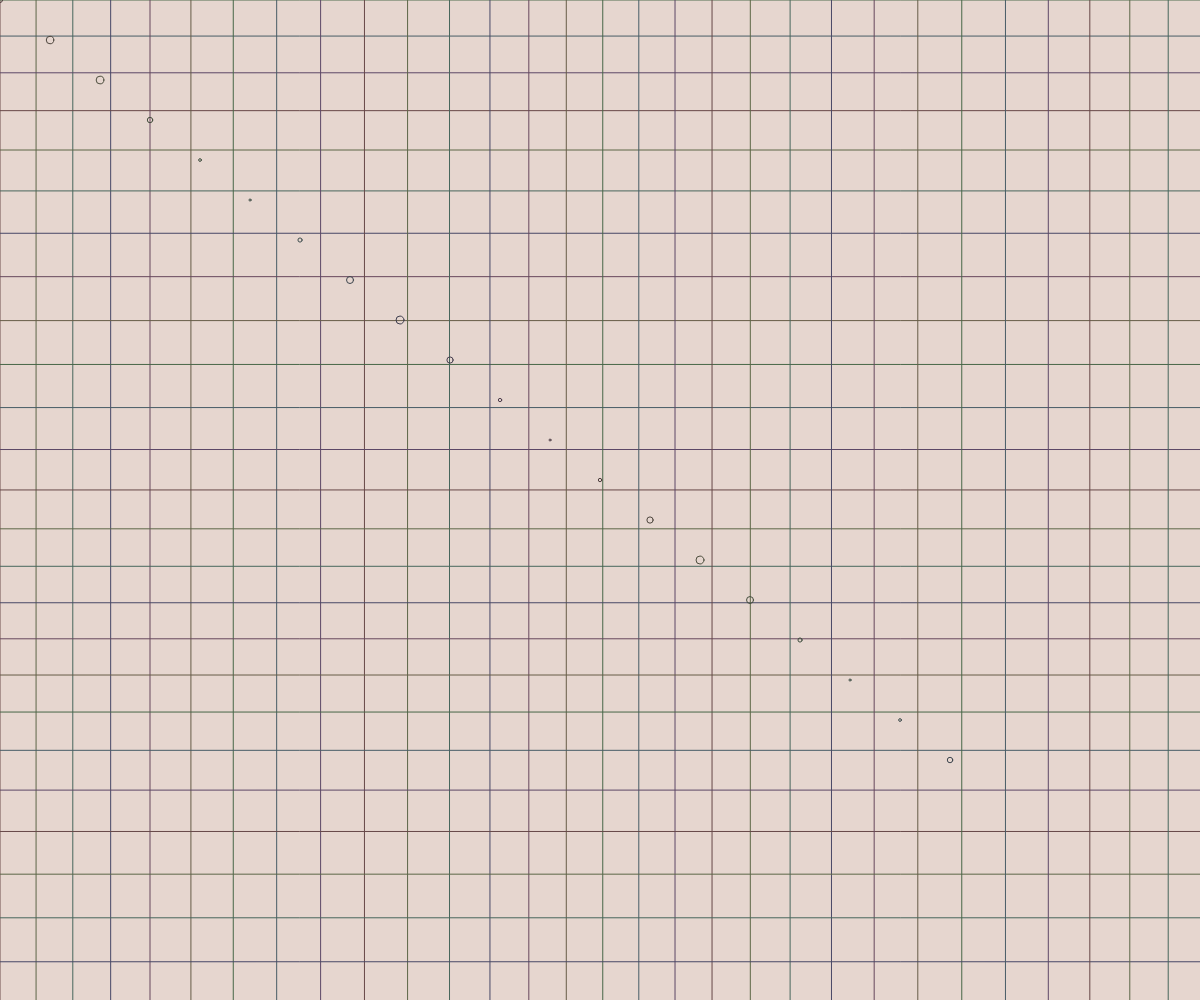
Frame 1 (no input)
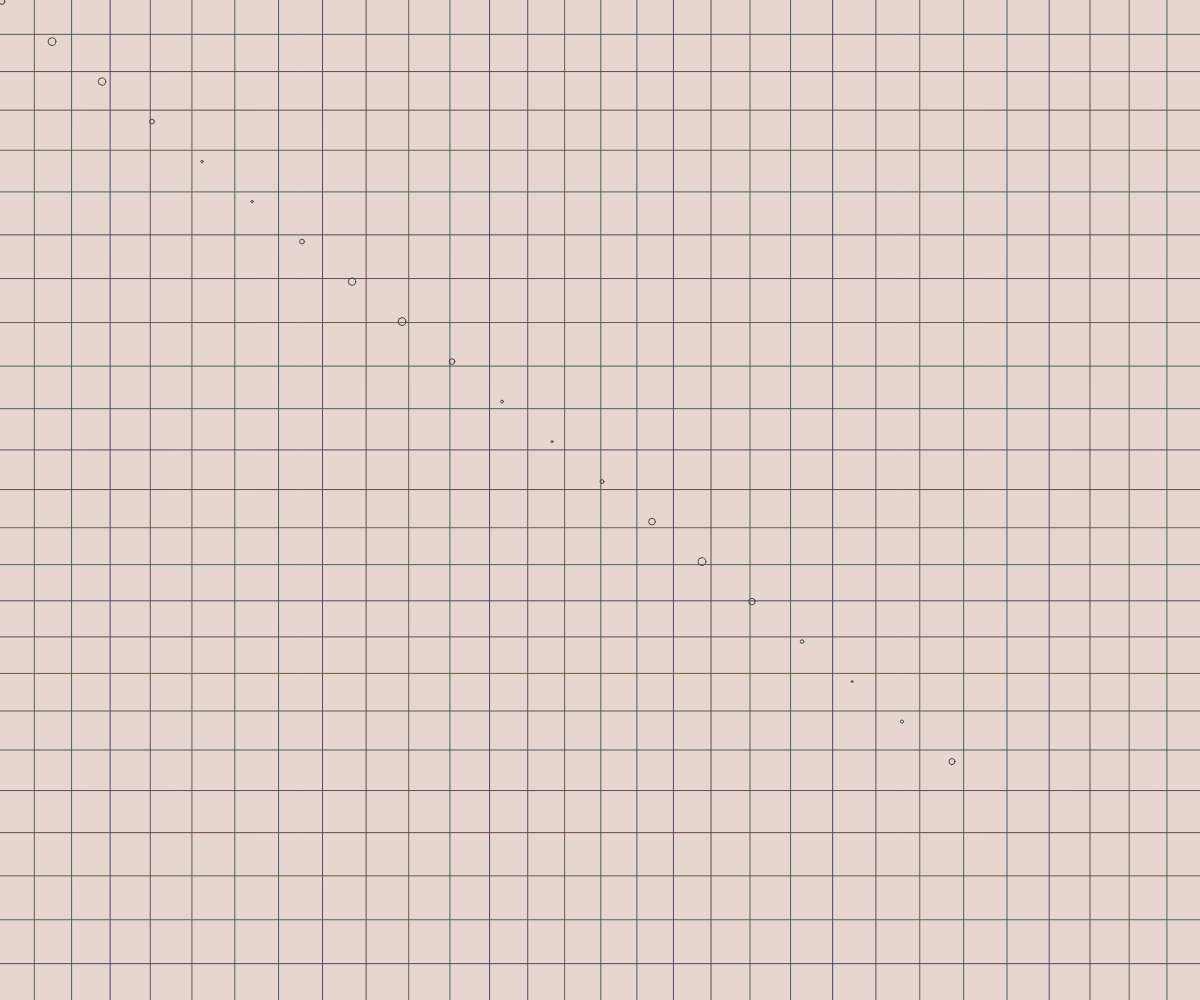
Frame 60 (no input)
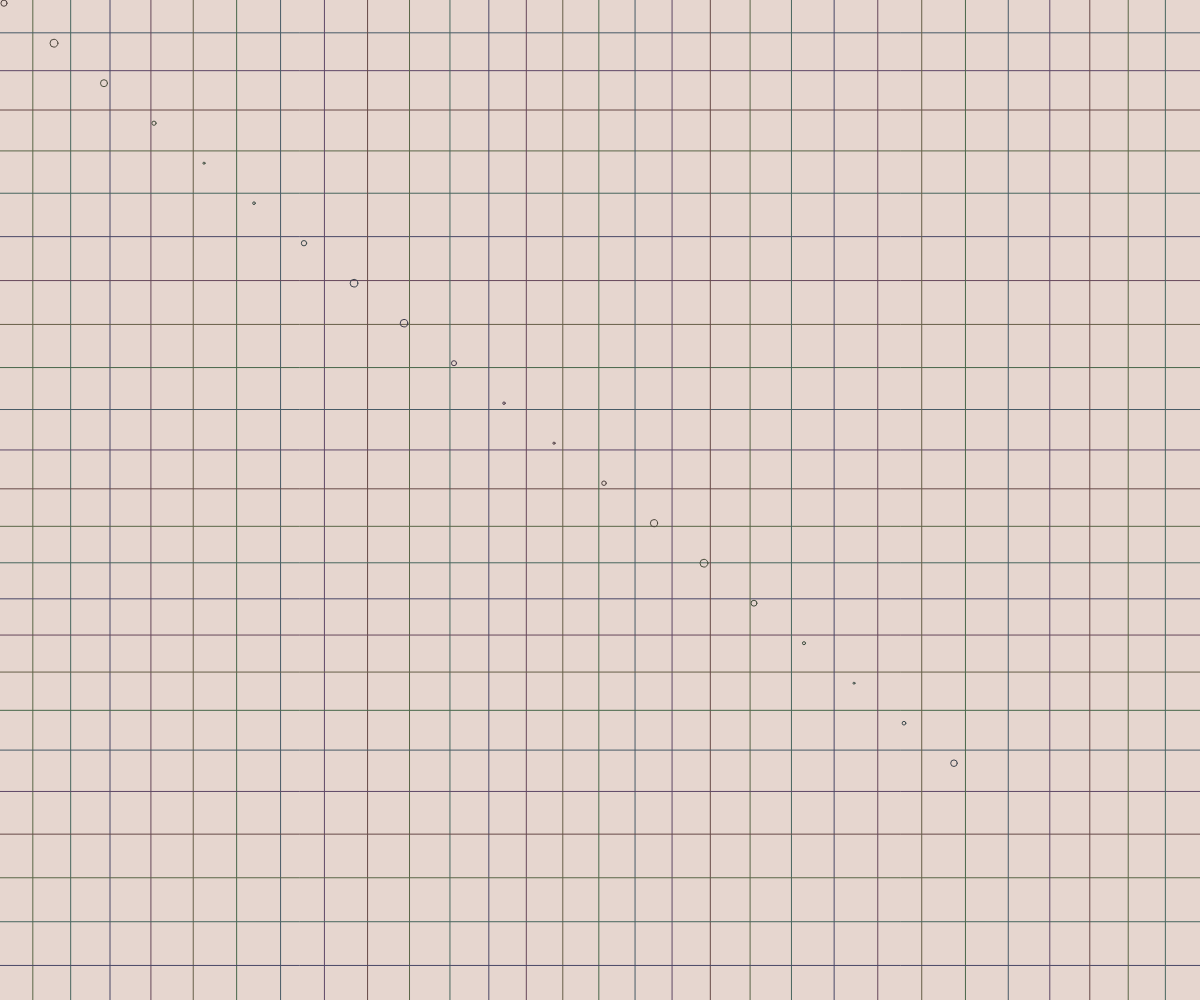
Frame 120 (the mouse pressed at the canvas centre since frame 60)

The p5.js sketch that drew these frames (run headless with seeded random() and noise() and a simulated clock; from frame 60 on, the mouse is pressed at the canvas centre):

// p5.js sketch
// ── sketch.js
function setup() {
  createCanvas(windowWidth, windowHeight);
  colorMode(HSB, 360, 100, 100, 1);
  noFill();
  strokeWeight(1);
}

function draw() {
  background(20, 10, 90); // muted earthy background

  let time = millis() * 0.0002; // slow time progression
  let spacing = 40;

  for (let i = 0; i < width + height; i += spacing) {
    let offset = sin(time + i * 0.01) * 10;
    let x1 = i - offset;
    let y1 = 0;
    let x2 = 0;
    let y2 = i - offset;
    
    // Draw vertical lines
    stroke((time * 10 + i * 2) % 360, 30, 40);
    line(x1, y1, x1, height);
    
    // Draw horizontal lines
    stroke((time * 10 + i * 2 + 120) % 360, 30, 40);
    line(x2, y2, width, y2);
  }

  // Add some subtle diagonal movement
  for (let i = 0; i < 20; i++) {
    let x = (time * 10 + i * 50) % width;
    let y = (time * 8 + i * 40) % height;
    let size = 5 + sin(time + i) * 3;
    
    stroke((time * 20 + i * 30) % 360, 20, 30);
    ellipse(x, y, size, size);
  }
}

function windowResized() {
  resizeCanvas(windowWidth, windowHeight);
}
